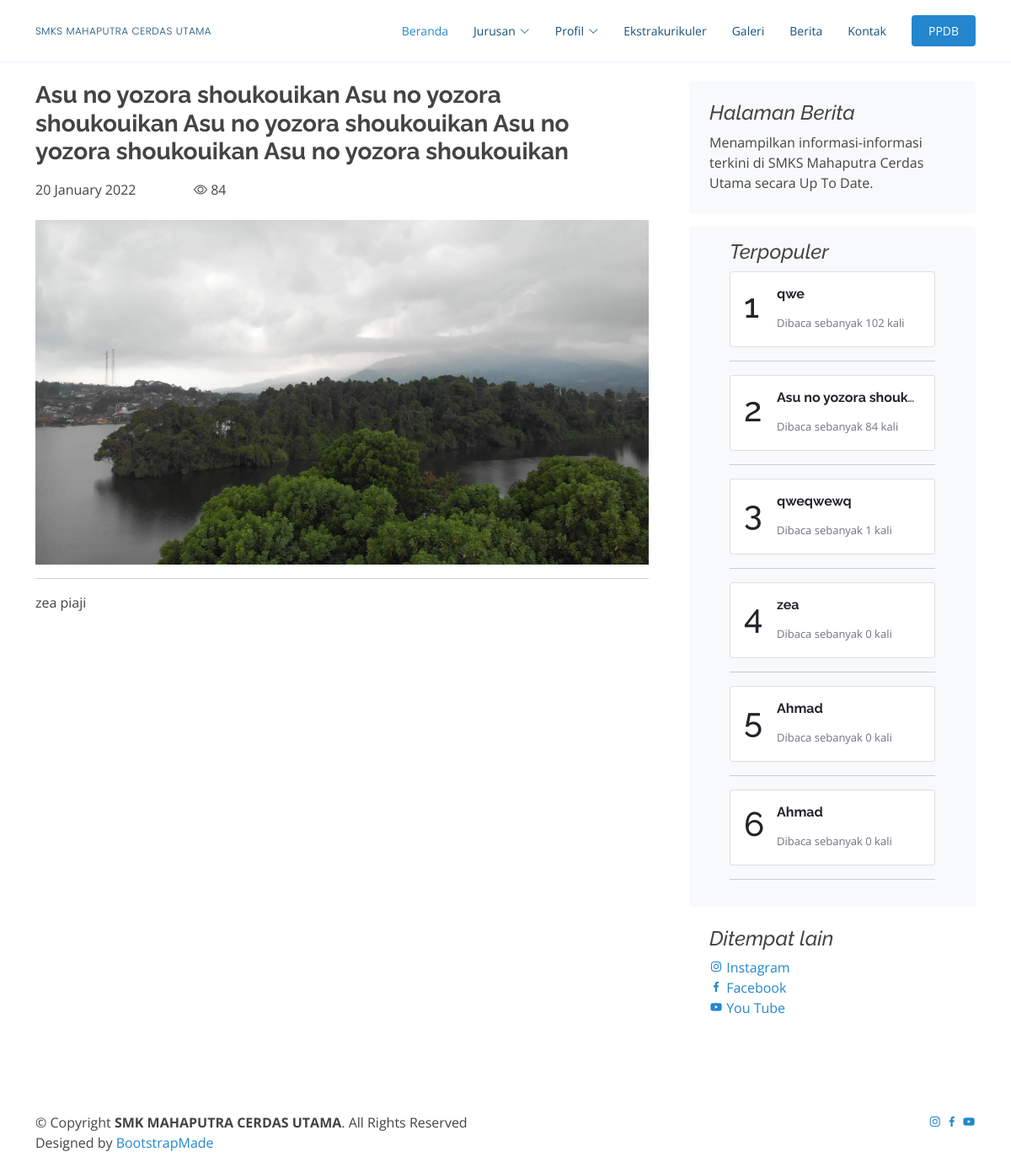
The app's page /master-detail-berita.php?id=1 with its own data.
### tables this page shows
CREATE TABLE `berita` (
  `id_berita` int(11) NOT NULL,
  `judul` varchar(255) NOT NULL,
  `gambar` varchar(255) NOT NULL,
  `tanggal` date DEFAULT NULL,
  `konten` text NOT NULL,
  `pengunjung` bigint(20) NOT NULL
);

### berita/detail-berita.php (the view)
<?php
include 'koneksi.php';
$id = $_GET['id'];
$query              = "SELECT * FROM `berita` WHERE `id_berita` = $id";
$hasil              = mysqli_query($koneksi, $query);
$fetchHasil         = mysqli_fetch_assoc($hasil);
  $pengunjung       = $fetchHasil['pengunjung'];
  $updatePengunjung = $pengunjung + 1;
  $query            = "UPDATE `berita` SET `pengunjung`='$updatePengunjung' WHERE `id_berita` = $id";
  mysqli_query($koneksi, $query);
  $query            = "SELECT * FROM `berita` WHERE `id_berita` = $id";
  $hasil            = mysqli_query($koneksi, $query);
  $fetchHasil       = mysqli_fetch_assoc($hasil);
$tanggal = date('d F Y', strtotime($fetchHasil['tanggal']));
?>
<?php include 'view/header.php'; ?>
<?php include 'view/navbar.php'; ?>
<main class="container" style="margin-top: 6rem;">
  <div class="row g-5">
      <div class="col-md-8">
        <article class="blog-post">
          <div class="mb-4">
            <div class="blog-post-title col-12 mb-3"><h3 class="fw-bolder"><?php echo $fetchHasil['judul'] ?></h3></div>
            <div class="row">
              <div class="col-3"><div class="blog-post-meta"><?php echo $tanggal ?></div></div>
              <div class="col-6"><i class="bi bi-eye"></i> <?php echo $fetchHasil['pengunjung']; ?></div>
            </div>
          </div>
          <img src="assets/img/berita/<?php echo $fetchHasil['gambar']?>" style="width: 90rem; height: auto;" class="img-fluid">
          <hr>
          <p style="white-space: pre-line;"><?php echo $fetchHasil['konten']; ?></p>
        </article>
      </div>
      <div class="col-4">
      <?php include 'view/sidebar.php'; ?>
      </div>
  </div>
</main>
<footer class="blog-footer mt-5">
  <div class="container d-md-flex py-4">
  <div class="me-md-auto text-center text-md-start">
    <div class="copyright">
      &copy; Copyright <strong><span>SMK MAHAPUTRA CERDAS UTAMA</span></strong>. All Rights Reserved
    </div>
    <div class="credits">
      Designed by <a href="https://bootstrapmade.com/">BootstrapMade</a>
    </div>
  </div>
  <div class="social-links text-center text-md-right pt-3 pt-md-0">
    <a href="https://www.instagram.com/smkmahaputracerdasutama/?hl=id" class="instagram"><i class="bx bxl-instagram"></i></a>
    <a href="https://www.facebook.com/smkmahaputra/" class="facebook"><i class="bx bxl-facebook"></i></a>
    <a href="https://www.youtube.com/channel/UCCfYqV-2N44pFhsQpGEedCw" class="youtube"><i class="bx bxl-youtube"></i></a>
  </div>
</div>
</footer>

### master-detail-berita.php (shortened to what this page needs)
<!DOCTYPE html>
<html>
<?php include 'head.php' ?>
<body>
<?php include 'berita/detail-berita.php'; ?>
</body>
</html>

### head.php (shortened to what this page needs)
<head>
  <link href="assets/vendor/aos/aos.css" rel="stylesheet">
  <link href="assets/vendor/bootstrap/css/bootstrap.min.css" rel="stylesheet">
  <link href="assets/vendor/bootstrap-icons/bootstrap-icons.css" rel="stylesheet">
  <link href="assets/vendor/boxicons/css/boxicons.min.css" rel="stylesheet">
  <link href="assets/vendor/glightbox/css/glightbox.min.css" rel="stylesheet">
  <link href="assets/vendor/remixicon/remixicon.css" rel="stylesheet">
  <link href="assets/vendor/swiper/swiper-bundle.min.css" rel="stylesheet">
  <link href="assets/css/style.css" rel="stylesheet">
  <link href="assets/css/costum.css" rel="stylesheet">
</head>

### view/header.php
<header id="header" class="fixed-top">
   <div class="container d-flex align-items-center justify-content-between">
     <h1 class="logo" style="font-size: 1vh; font-size:1vw;"><a href="index.php">SMKS MAHAPUTRA CERDAS UTAMA</a></h1>

### view/navbar.php (shortened to what this page needs)
    <nav id="navbar" class="navbar" style="height: 43px;">
      <ul>
        <li><a class="nav-link scrollto active" href="#hero">Beranda</a></li>
        <li class="dropdown"><a href="#jurusan"><span>Jurusan</span><i class="bi bi-chevron-down"></i></a>
        <li class="dropdown"><a href="#about"><span>Profil</span><i class="bi bi-chevron-down"></i></a>
        <li><a class="nav-link scrollto" href="#services">Ekstrakurikuler</a></li>
        <li><a class="nav-link scrollto" href="#galeri">Galeri</a></li>
        <li><a class="nav-link scrollto" href="master-berita.php">Berita</a></li>
        <li><a class="nav-link scrollto" href="#contact">Kontak</a></li>
        <li><a class="getstarted scrollto" href="#pricing">PPDB</a></li>
      </ul>
    </nav>
  </div>
</header>

### view/sidebar.php
<?php include 'berita/koneksi.php';
$query = "SELECT * FROM `berita` ORDER BY `pengunjung` DESC";
$hasil = mysqli_query($koneksi, $query);
$rows =[];
while($row = mysqli_fetch_array($hasil)){
  $rows[]=$row;
}
$no = 1;
 ?>
  <div class="position-sticky" style="top: 5rem;">
    <div class="p-4 mb-3 bg-light rounded">
      <h4 class="fst-italic">Halaman Berita</h4>
        <p class="mb-0">Menampilkan informasi-informasi terkini di SMKS Mahaputra Cerdas Utama secara Up To Date.</p>
    </div>
  <div class="container-fluid bg-light rounded">
    <div class="py-3">
      <h4 class="fst-italic">Terpopuler</h4>
        <?php foreach (array_slice($rows,0,10) as $key):?>
          <a href="master-detail-berita.php?id=<?php echo $key['id_berita'] ?>" class="link-dark">
            <div class="card mb-3">
              <div class="card-body">
                <div class="row">
                  <div class="col-2"><h1><center><?php echo $no++; ?></center></h1></div>
                  <div class="col-10">
                    <h6 class="card-title text-truncate"><strong><?php echo $key['judul'] ?> </strong></h6>
                    <div class="card-text text-muted mt-3" style="font-size:13px;">Dibaca sebanyak <?php echo $key['pengunjung']; ?> kali</div>
                  </div>
                </div>
              </div>
            </div>
          </a>
          <hr>
        <?php endforeach ?>
    </div>
  </div>
    <div class="p-4">
      <h4 class="fst-italic">Ditempat lain</h4>
      <ol class="list-unstyled">
        <li><a href="https://www.instagram.com/smkmahaputracerdasutama/?hl=id" class="instagram"><i class="bx bxl-instagram"></i> Instagram</a></li>
        <li><a href="https://www.facebook.com/smkmahaputra/" class="facebook"><i class="bx bxl-facebook"></i> Facebook</a></li>
        <li><a href="https://www.youtube.com/channel/UCCfYqV-2N44pFhsQpGEedCw" class="youtube"><i class="bx bxl-youtube"></i> You Tube</a></li>
      </ol>
    </div>
  </div>

### assets/css/style.css (style rules this page uses)
body { font-family: "Open Sans", sans-serif; color: #444444; }
a { color: #2487ce; text-decoration: none; }
h1, h2, h3, h4, h5, h6 { font-family: "Raleway", sans-serif; }
#header { transition: all 0.5s; background: #fff; z-index: 997; padding: 15px 0; border-bottom: 1px solid #e6f2fb; }
#header .logo { font-size: 28px; margin: 0; padding: 0; line-height: 1; font-weight: 300; letter-spacing: 0.5px; font-family: "Poppins", sans-serif; }
#header .logo a { color: #16507b; }
.navbar { padding: 0; }
.navbar ul { margin: 0; padding: 0; display: flex; list-style: none; align-items: center; }
.navbar li { position: relative; }
.navbar a, .navbar a:focus { display: flex; align-items: center; justify-content: space-between; padding: 10px 0 10px 30px; font-size: 14px; color: #16507b; white-space: nowrap; transition: 0.3s; }
.navbar a i, .navbar a:focus i { font-size: 12px; line-height: 0; margin-left: 5px; }
.navbar a:hover, .navbar .active, .navbar .active:focus, .navbar li:hover > a { color: #2487ce; }
.navbar .getstarted, .navbar .getstarted:focus { background: #2487ce; padding: 8px 20px; margin-left: 30px; border-radius: 4px; color: #fff; }

### records on screen
berita: judul "Asu no yozora shoukouikan Asu no yozora shoukouikan Asu no yozora shoukouikan Asu no yozora shoukouikan Asu no yozora shoukouikan", tanggal "20 January 2022", pengunjung "84", gambar (picture), konten "zea piaji", judul "Asu no yozora shouk…"
berita: judul "qwe", pengunjung "102"
berita: judul "qweqwewq", pengunjung "1"
berita: judul "zea", pengunjung "0"
berita: judul "Ahmad", pengunjung "0"
berita: judul "Ahmad", pengunjung "0"
